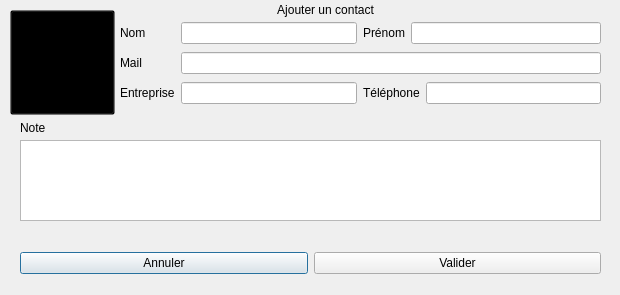
<?xml version="1.0" encoding="UTF-8"?>
<ui version="4.0">
 <class>EditContactDialog</class>
 <widget class="QDialog" name="EditContactDialog">
  <property name="geometry">
   <rect>
    <x>0</x>
    <y>0</y>
    <width>620</width>
    <height>295</height>
   </rect>
  </property>
  <property name="minimumSize">
   <size>
    <width>620</width>
    <height>295</height>
   </size>
  </property>
  <property name="maximumSize">
   <size>
    <width>620</width>
    <height>295</height>
   </size>
  </property>
  <property name="windowTitle">
   <string>Contact</string>
  </property>
  <widget class="QPlainTextEdit" name="noteBox">
   <property name="geometry">
    <rect>
     <x>20</x>
     <y>140</y>
     <width>581</width>
     <height>81</height>
    </rect>
   </property>
  </widget>
  <widget class="QLabel" name="label_8">
   <property name="geometry">
    <rect>
     <x>20</x>
     <y>120</y>
     <width>55</width>
     <height>16</height>
    </rect>
   </property>
   <property name="text">
    <string>Note</string>
   </property>
  </widget>
  <widget class="QLabel" name="title">
   <property name="geometry">
    <rect>
     <x>20</x>
     <y>0</y>
     <width>611</width>
     <height>20</height>
    </rect>
   </property>
   <property name="focusPolicy">
    <enum>Qt::NoFocus</enum>
   </property>
   <property name="text">
    <string>Ajouter un contact</string>
   </property>
   <property name="alignment">
    <set>Qt::AlignCenter</set>
   </property>
  </widget>
  <widget class="QWidget" name="layoutWidget">
   <property name="geometry">
    <rect>
     <x>120</x>
     <y>20</y>
     <width>481</width>
     <height>89</height>
    </rect>
   </property>
   <layout class="QGridLayout" name="gridLayout">
    <item row="1" column="1" colspan="4">
     <widget class="QLineEdit" name="emailBox"/>
    </item>
    <item row="1" column="0">
     <widget class="QLabel" name="label_4">
      <property name="text">
       <string>Mail</string>
      </property>
     </widget>
    </item>
    <item row="2" column="0">
     <widget class="QLabel" name="label_5">
      <property name="text">
       <string>Entreprise</string>
      </property>
     </widget>
    </item>
    <item row="0" column="0">
     <widget class="QLabel" name="label_2">
      <property name="text">
       <string>Nom</string>
      </property>
     </widget>
    </item>
    <item row="0" column="3" colspan="2">
     <widget class="QLineEdit" name="firstNameBox"/>
    </item>
    <item row="0" column="1">
     <widget class="QLineEdit" name="lastNameBox"/>
    </item>
    <item row="2" column="2" colspan="2">
     <widget class="QLabel" name="label_6">
      <property name="text">
       <string>Téléphone</string>
      </property>
     </widget>
    </item>
    <item row="0" column="2">
     <widget class="QLabel" name="label_3">
      <property name="text">
       <string>Prénom</string>
      </property>
     </widget>
    </item>
    <item row="2" column="4">
     <widget class="QLineEdit" name="telBox"/>
    </item>
    <item row="2" column="1">
     <widget class="QLineEdit" name="companyBox"/>
    </item>
   </layout>
  </widget>
  <widget class="QWidget" name="layoutWidget_2">
   <property name="geometry">
    <rect>
     <x>20</x>
     <y>250</y>
     <width>581</width>
     <height>27</height>
    </rect>
   </property>
   <layout class="QHBoxLayout" name="horizontalLayout">
    <item>
     <widget class="QPushButton" name="cancelButton">
      <property name="layoutDirection">
       <enum>Qt::LeftToRight</enum>
      </property>
      <property name="text">
       <string>Annuler</string>
      </property>
     </widget>
    </item>
    <item>
     <widget class="QPushButton" name="submitButton">
      <property name="text">
       <string>Valider</string>
      </property>
     </widget>
    </item>
   </layout>
  </widget>
  <widget class="QPushButton" name="pictureButton">
   <property name="geometry">
    <rect>
     <x>10</x>
     <y>10</y>
     <width>105</width>
     <height>105</height>
    </rect>
   </property>
   <property name="contextMenuPolicy">
    <enum>Qt::DefaultContextMenu</enum>
   </property>
   <property name="layoutDirection">
    <enum>Qt::LeftToRight</enum>
   </property>
   <property name="styleSheet">
    <string notr="true">background-color: transparent;
background-image: url(:/Resources/contact.png);</string>
   </property>
   <property name="text">
    <string/>
   </property>
   <property name="icon">
    <iconset resource="resources.qrc">
     <normaloff>:/Resources/contact.png</normaloff>:/Resources/contact.png</iconset>
   </property>
   <property name="iconSize">
    <size>
     <width>100</width>
     <height>100</height>
    </size>
   </property>
   <property name="autoDefault">
    <bool>true</bool>
   </property>
  </widget>
 </widget>
 <tabstops>
  <tabstop>lastNameBox</tabstop>
  <tabstop>firstNameBox</tabstop>
  <tabstop>emailBox</tabstop>
  <tabstop>companyBox</tabstop>
  <tabstop>telBox</tabstop>
  <tabstop>noteBox</tabstop>
  <tabstop>submitButton</tabstop>
  <tabstop>cancelButton</tabstop>
  <tabstop>pictureButton</tabstop>
 </tabstops>
 <resources>
  <include location="resources.qrc"/>
 </resources>
 <connections/>
</ui>
